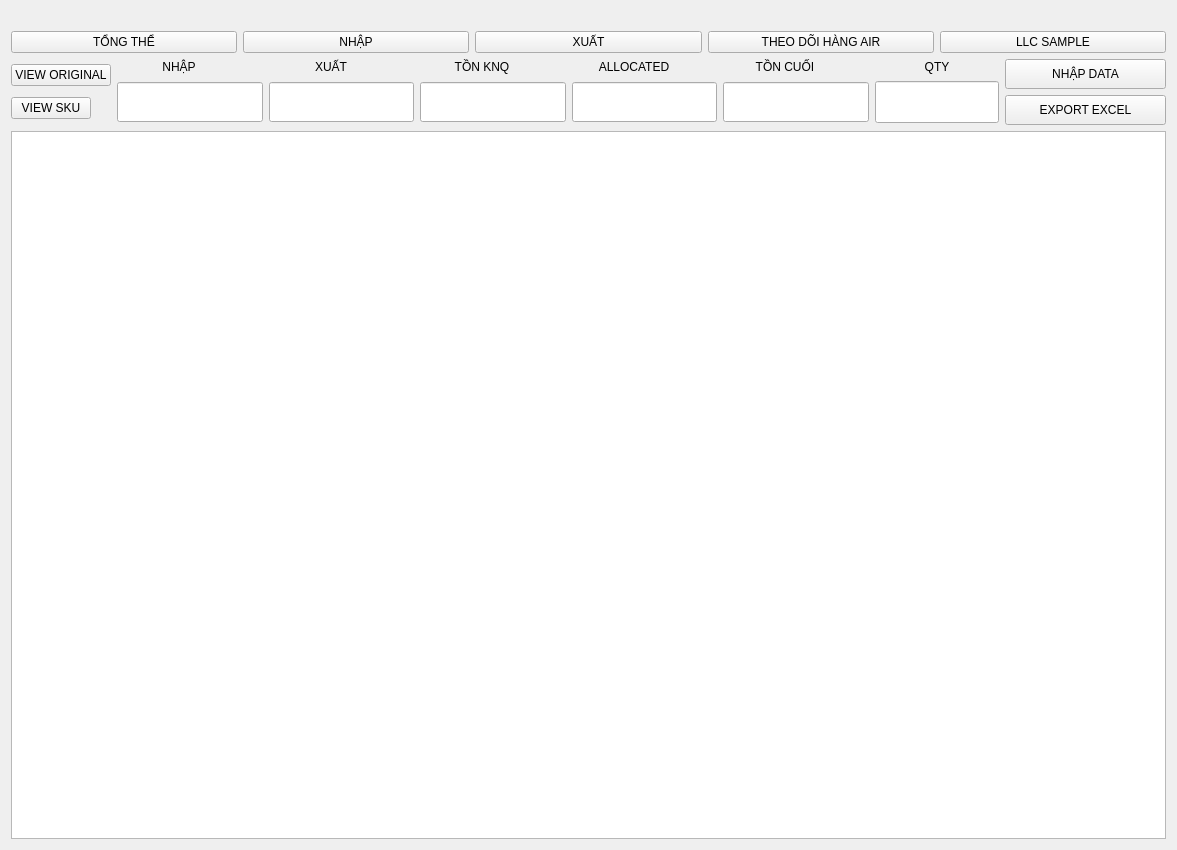
<?xml version="1.0" encoding="UTF-8"?>
<ui version="4.0">
 <class>WHForm</class>
 <widget class="QWidget" name="WHForm">
  <property name="geometry">
   <rect>
    <x>0</x>
    <y>0</y>
    <width>1177</width>
    <height>850</height>
   </rect>
  </property>
  <property name="windowTitle">
   <string>Form</string>
  </property>
  <layout class="QGridLayout" name="gridLayout_2">
   <item row="2" column="0">
    <layout class="QVBoxLayout" name="verticalLayout_2">
     <item>
      <widget class="QPushButton" name="viewcrateButton">
       <property name="sizePolicy">
        <sizepolicy hsizetype="Fixed" vsizetype="Fixed">
         <horstretch>0</horstretch>
         <verstretch>0</verstretch>
        </sizepolicy>
       </property>
       <property name="text">
        <string>VIEW ORIGINAL</string>
       </property>
      </widget>
     </item>
     <item>
      <widget class="QPushButton" name="viewSKUButton">
       <property name="sizePolicy">
        <sizepolicy hsizetype="Fixed" vsizetype="Fixed">
         <horstretch>0</horstretch>
         <verstretch>0</verstretch>
        </sizepolicy>
       </property>
       <property name="text">
        <string>VIEW SKU</string>
       </property>
      </widget>
     </item>
    </layout>
   </item>
   <item row="2" column="1">
    <layout class="QGridLayout" name="gridLayout">
     <item row="0" column="0">
      <widget class="QLabel" name="label_2">
       <property name="maximumSize">
        <size>
         <width>124</width>
         <height>16</height>
        </size>
       </property>
       <property name="text">
        <string>NHẬP</string>
       </property>
       <property name="alignment">
        <set>Qt::AlignCenter</set>
       </property>
      </widget>
     </item>
     <item row="0" column="1">
      <widget class="QLabel" name="label_3">
       <property name="maximumSize">
        <size>
         <width>124</width>
         <height>16</height>
        </size>
       </property>
       <property name="text">
        <string>XUẤT</string>
       </property>
       <property name="alignment">
        <set>Qt::AlignCenter</set>
       </property>
      </widget>
     </item>
     <item row="0" column="2">
      <widget class="QLabel" name="label_4">
       <property name="maximumSize">
        <size>
         <width>124</width>
         <height>16</height>
        </size>
       </property>
       <property name="text">
        <string>TỒN KNQ</string>
       </property>
       <property name="alignment">
        <set>Qt::AlignCenter</set>
       </property>
      </widget>
     </item>
     <item row="0" column="3">
      <widget class="QLabel" name="label_5">
       <property name="maximumSize">
        <size>
         <width>124</width>
         <height>16</height>
        </size>
       </property>
       <property name="text">
        <string>ALLOCATED</string>
       </property>
       <property name="alignment">
        <set>Qt::AlignCenter</set>
       </property>
      </widget>
     </item>
     <item row="0" column="4">
      <widget class="QLabel" name="label_6">
       <property name="maximumSize">
        <size>
         <width>124</width>
         <height>16</height>
        </size>
       </property>
       <property name="text">
        <string>TỒN CUỐI</string>
       </property>
       <property name="alignment">
        <set>Qt::AlignCenter</set>
       </property>
      </widget>
     </item>
     <item row="0" column="5">
      <widget class="QLabel" name="label_7">
       <property name="maximumSize">
        <size>
         <width>124</width>
         <height>16</height>
        </size>
       </property>
       <property name="text">
        <string>QTY</string>
       </property>
       <property name="alignment">
        <set>Qt::AlignCenter</set>
       </property>
      </widget>
     </item>
     <item row="1" column="0">
      <widget class="QLineEdit" name="lineEdit_1">
       <property name="minimumSize">
        <size>
         <width>124</width>
         <height>40</height>
        </size>
       </property>
       <property name="alignment">
        <set>Qt::AlignCenter</set>
       </property>
      </widget>
     </item>
     <item row="1" column="1">
      <widget class="QLineEdit" name="lineEdit_2">
       <property name="minimumSize">
        <size>
         <width>124</width>
         <height>40</height>
        </size>
       </property>
       <property name="alignment">
        <set>Qt::AlignCenter</set>
       </property>
      </widget>
     </item>
     <item row="1" column="2">
      <widget class="QLineEdit" name="lineEdit_3">
       <property name="minimumSize">
        <size>
         <width>124</width>
         <height>40</height>
        </size>
       </property>
       <property name="alignment">
        <set>Qt::AlignCenter</set>
       </property>
      </widget>
     </item>
     <item row="1" column="3">
      <widget class="QLineEdit" name="lineEdit_4">
       <property name="minimumSize">
        <size>
         <width>124</width>
         <height>40</height>
        </size>
       </property>
       <property name="alignment">
        <set>Qt::AlignCenter</set>
       </property>
      </widget>
     </item>
     <item row="1" column="4">
      <widget class="QLineEdit" name="lineEdit_5">
       <property name="minimumSize">
        <size>
         <width>124</width>
         <height>40</height>
        </size>
       </property>
      </widget>
     </item>
     <item row="1" column="5">
      <widget class="QLineEdit" name="lineEdit_6">
       <property name="minimumSize">
        <size>
         <width>124</width>
         <height>40</height>
        </size>
       </property>
       <property name="maximumSize">
        <size>
         <width>124</width>
         <height>16777215</height>
        </size>
       </property>
       <property name="font">
        <font>
         <family>Tw Cen MT</family>
         <pointsize>18</pointsize>
         <weight>75</weight>
         <bold>true</bold>
        </font>
       </property>
       <property name="alignment">
        <set>Qt::AlignCenter</set>
       </property>
      </widget>
     </item>
    </layout>
   </item>
   <item row="2" column="2">
    <layout class="QVBoxLayout" name="verticalLayout">
     <item>
      <widget class="QPushButton" name="inputdataButton">
       <property name="minimumSize">
        <size>
         <width>161</width>
         <height>30</height>
        </size>
       </property>
       <property name="text">
        <string>NHẬP DATA</string>
       </property>
      </widget>
     </item>
     <item>
      <widget class="QPushButton" name="exportexcelButton">
       <property name="minimumSize">
        <size>
         <width>161</width>
         <height>30</height>
        </size>
       </property>
       <property name="text">
        <string>EXPORT EXCEL</string>
       </property>
      </widget>
     </item>
    </layout>
   </item>
   <item row="3" column="0" colspan="3">
    <widget class="QTableView" name="tableView">
     <property name="minimumSize">
      <size>
       <width>1147</width>
       <height>611</height>
      </size>
     </property>
     <property name="font">
      <font>
       <pointsize>16</pointsize>
       <weight>75</weight>
       <bold>true</bold>
      </font>
     </property>
    </widget>
   </item>
   <item row="0" column="0" colspan="3">
    <widget class="QLabel" name="label">
     <property name="text">
      <string/>
     </property>
     <property name="pixmap">
      <pixmap resource="resources.qrc">:/images/tlclogo3.jpg</pixmap>
     </property>
     <property name="alignment">
      <set>Qt::AlignCenter</set>
     </property>
    </widget>
   </item>
   <item row="1" column="0" colspan="3">
    <layout class="QHBoxLayout" name="horizontalLayout">
     <item>
      <widget class="QPushButton" name="NXTButton">
       <property name="text">
        <string>TỔNG THỂ</string>
       </property>
      </widget>
     </item>
     <item>
      <widget class="QPushButton" name="nhapButton">
       <property name="text">
        <string>NHẬP</string>
       </property>
      </widget>
     </item>
     <item>
      <widget class="QPushButton" name="xuatButton">
       <property name="text">
        <string>XUẤT</string>
       </property>
      </widget>
     </item>
     <item>
      <widget class="QPushButton" name="theodoiairButton">
       <property name="text">
        <string>THEO DÕI HÀNG AIR</string>
       </property>
      </widget>
     </item>
     <item>
      <widget class="QPushButton" name="LLCsampleButton">
       <property name="text">
        <string>LLC SAMPLE</string>
       </property>
      </widget>
     </item>
    </layout>
   </item>
  </layout>
 </widget>
 <resources>
  <include location="resources.qrc"/>
 </resources>
 <connections/>
</ui>
